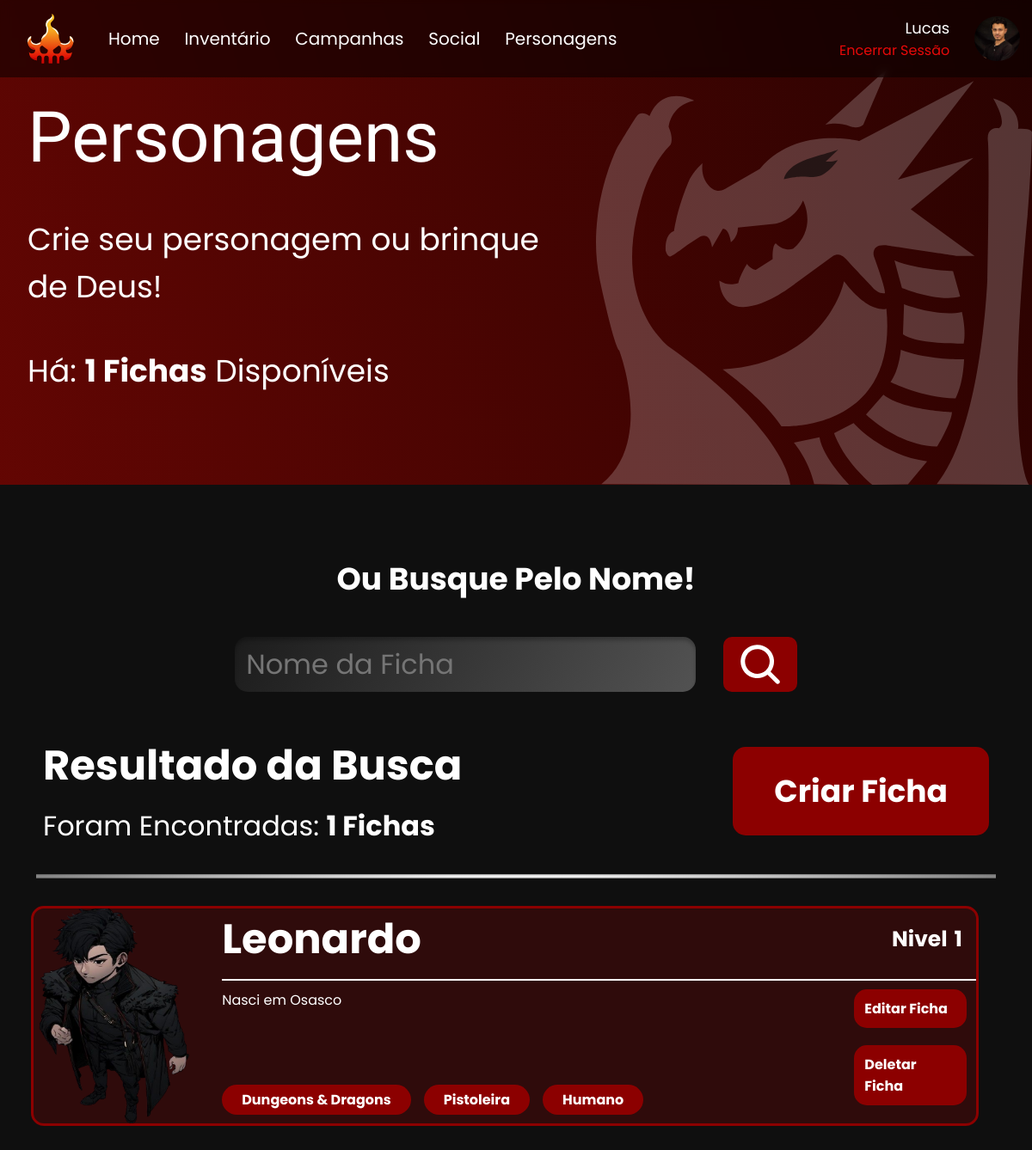
/meus-personagens/ (signed in), run on the app's committed database.
### meus_personagens/models.py (models this page shows)
class Personagem(models.Model):
    nomePerfil = models.ForeignKey(User, on_delete=models.CASCADE)
    nome = models.CharField(max_length=100)
    vida = models.IntegerField(null=True)
    lore = models.TextField(blank=True, null=True)
    class Meta:
        abstract = True

class DnD(Personagem):
    foto = models.ImageField(upload_to="images/dnd5e")
    classe = models.CharField(max_length=100)
    sub_classe = models.CharField(max_length=100, blank=True, null=True)
    nivel = models.IntegerField(validators=[MinValueValidator(1)])
    raca = models.CharField(max_length=100, null=True)
    sub_raca = models.CharField(max_length=100, blank=True, null=True)
    xp = models.IntegerField(validators=[MinValueValidator(0)], blank=True, null=True)
    forca = models.IntegerField(default=10)
    dex = models.IntegerField(default=10)
    const = models.IntegerField(default=10)
    int = models.IntegerField(default=10)
    sab = models.IntegerField(default=10)
    carisma = models.IntegerField(default=10)
    inspiracao = models.BooleanField(default=False)
    forcaSalvaguarda = models.BooleanField(default=False)
    dexSalvaguarda = models.BooleanField(default=False)
    constSalvaguarda = models.BooleanField(default=False)
    intSalvaguarda = models.BooleanField(default=False)
    sabSalvaguarda = models.BooleanField(default=False)
    carismaSalvaguarda = models.BooleanField(default=False)
    acrobacia = models.BooleanField(default=False)
    adestrarAnimais = models.BooleanField(default=False)
    arcana = models.BooleanField(default=False)
    atletismo = models.BooleanField(default=False)
    enganacao = models.BooleanField(default=False)
    historia = models.BooleanField(default=False)
    intuicao = models.BooleanField(default=False)
    intimidacao = models.BooleanField(default=False)
    investigacao = models.BooleanField(default=False)
    medicina = models.BooleanField(default=False)
    natureza = models.BooleanField(default=False)
    percepcao = models.BooleanField(default=False)
    atuacao = models.BooleanField(default=False)
    persuasao = models.BooleanField(default=False)
    religiao = models.BooleanField(default=False)
    prestigitacao = models.BooleanField(default=False)
    furtividade = models.BooleanField(default=False)
    sobrevivencia = models.BooleanField(default=False)
    proficienciasFerramentas = models.TextField(null=True, blank=True)
    outrasProf_Linguagens = models.TextField(null=True, blank=True)
    ca = models.IntegerField(default=0)
    movi = models.FloatField(blank=True, null=True)
    vidaTemp = models.IntegerField(null=True, blank=True)
    hitDice = models.IntegerField(null=True, blank=True)
    hitDiceType_Options = [
        ('d4', 'd4'),
        ('d6', 'd6'),
        ('d8', 'd8'),
        ('d10', 'd10'),
        ('d12', 'd12'),
    ]
    hitDiceType = models.CharField(max_length=4, choices=hitDiceType_Options, default='d4')
    deathSucess1 = models.BooleanField(default=False)
    deathSucess2 = models.BooleanField(default=False)
    deathSucess3 = models.BooleanField(default=False)
    deathFailure1 = models.BooleanField(default=False)
    deathFailure2 = models.BooleanField(default=False)
    deathFailure3 = models.BooleanField(default=False)
    nomeAtk1 = models.CharField(max_length=100, blank=True, null=True)
    bonusAtk1 = models.IntegerField(default=0, blank=True, null=True)
    danoTipoAtk1 = models.CharField(max_length=100, blank=True, null=True)
    nomeAtk2 = models.CharField(max_length=100, blank=True, null=True)
    bonusAtk2 = models.IntegerField(default=0, blank=True, null=True)
    danoTipoAtk2 = models.CharField(max_length=100, blank=True, null=True)
    nomeAtk3 = models.CharField(max_length=100, blank=True, null=True)
    bonusAtk3 = models.IntegerField(default=0, blank=True, null=True)
    danoTipoAtk3 = models.CharField(max_length=100, blank=True, null=True)
    nomeAtk4 = models.CharField(max_length=100, blank=True, null=True)
    bonusAtk4 = models.IntegerField(default=0, blank=True, null=True)
    danoTipoAtk4 = models.CharField(max_length=100, blank=True, null=True)
    nomeAtk5 = models.CharField(max_length=100, blank=True, null=True)
    bonusAtk5 = models.IntegerField(default=0, blank=True, null=True)
    danoTipoAtk5 = models.CharField(max_length=100, blank=True, null=True)
    pc = models.IntegerField(default=0)
    pp = models.IntegerField(default=0)
    pe = models.IntegerField(default=0)
    po = models.IntegerField(default=0)
    pl = models.IntegerField(default=0)
    inventario = models.TextField(null=True, blank=True)
    spellCastingOptions = [
        ('--', '--'),
        ('Força', 'Força'),
        ('Dextreza', 'Dextreza'),
        ('Constituição', 'Constituição'),
        ('Inteligência', 'Inteligência'),
        ('Sabedoria', 'Sabedoria'),
        ('Carisma', 'Carisma'),
    ]
    spellCasting = models.CharField(max_length=20, choices=spellCastingOptions, default='--')
    spellDC = models.IntegerField(null=True, blank=True)
    spellAttackBonus = models.IntegerField(null=True, blank=True)
    cantips = models.TextField(null=True, blank=True)
    circulo1QteMax = models.IntegerField(null=True, blank=True)
    circulo1Qte = models.IntegerField(null=True, blank=True)
    circulo1 = models.TextField(null=True, blank=True)
    circulo2QteMax = models.IntegerField(null=True, blank=True)
    circulo2Qte = models.IntegerField(null=True, blank=True)
    circulo2 = models.TextField(null=True, blank=True)
    circulo3QteMax = models.IntegerField(null=True, blank=True)
    circulo3Qte = models.IntegerField(null=True, blank=True)
    circulo3 = models.TextField(null=True, blank=True)
    circulo4QteMax = models.IntegerField(null=True, blank=True)
    circulo4Qte = models.IntegerField(null=True, blank=True)
    circulo4 = models.TextField(null=True, blank=True)
    circulo5QteMax = models.IntegerField(null=True, blank=True)
    circulo5Qte = models.IntegerField(null=True, blank=True)
    circulo5 = models.TextField(null=True, blank=True)
    circulo6QteMax = models.IntegerField(null=True, blank=True)
    circulo6Qte = models.IntegerField(null=True, blank=True)
    circulo6 = models.TextField(null=True, blank=True)
    circulo7QteMax = models.IntegerField(null=True, blank=True)
    circulo7Qte = models.IntegerField(null=True, blank=True)
    circulo7 = models.TextField(null=True, blank=True)
    circulo8QteMax = models.IntegerField(null=True, blank=True)
    circulo8Qte = models.IntegerField(null=True, blank=True)
    circulo8 = models.TextField(null=True, blank=True)
    circulo9QteMax = models.IntegerField(null=True, blank=True)
    circulo9Qte = models.IntegerField(null=True, blank=True)
    circulo9 = models.TextField(null=True, blank=True)
    personalidade = models.CharField(null=True, blank=True, max_length=350)
    ideias = models.CharField(null=True, blank=True, max_length=350)
    vinculos = models.CharField(null=True, blank=True, max_length=350)
    fraquezas = models.CharField(null=True, blank=True, max_length=350)
    caracteristicas = models.TextField(null=True, blank=True)

### meus_personagens/views.py (the view)
# urls.py: path('', views.index, name = 'index'),
@login_required
def index(request):
    user = request.user
    sistema_busca = request.GET.get('q')
    dnd = DnD.objects.filter(nomePerfil=user)
    tormenta = Tormenta.objects.filter(nomePerfil=user)
    call_of_cthulhu = CallOfCthulhu.objects.filter(nomePerfil=user)
    ordem_paranormal = OrdemParanormal.objects.filter(nomePerfil=user)
    if sistema_busca:
        dnd = dnd.filter(nome__icontains=sistema_busca)
        tormenta = tormenta.filter(nome__icontains=sistema_busca)
        call_of_cthulhu = call_of_cthulhu.filter(nome__icontains=sistema_busca)
        ordem_paranormal = ordem_paranormal.filter(nome__icontains=sistema_busca)
    ids_campanha_T = TormentaCampanha.objects.values_list('pk', flat=True)
    ids_campanha_D = DnDCampanha.objects.values_list('pk', flat=True)
    ids_campanha_O = OrdemParanormalCampanha.objects.values_list('pk', flat=True)
    ids_campanha_C = CallOfCthulhuCampanha.objects.values_list('pk', flat=True)
    dnd = dnd.exclude(id__in=ids_campanha_D)
    ordem_paranormal = ordem_paranormal.exclude(id__in=ids_campanha_O)
    tormenta = tormenta.exclude(id__in=ids_campanha_T)
    call_of_cthulhu = call_of_cthulhu.exclude(id__in=ids_campanha_C)
    count = (dnd.count() + tormenta.count() + call_of_cthulhu.count() + ordem_paranormal.count())
    personagens_filtro = list(dnd) + list(tormenta) + list(call_of_cthulhu) + list(ordem_paranormal)
    perfil = Perfil.objects.get(nomePerfil=user)
    return render(request, 'meus_personagens/index.html', {
        'personagens_filtro': personagens_filtro,
        'dnd': dnd,
        'ordem': ordem_paranormal,
        'tormenta20': tormenta,
        'coc': call_of_cthulhu,
        'fotoConta': perfil.fotoConta,
        'count': count,
    })

### meus_personagens/templates/meus_personagens/index.html (shortened to what this page needs)
{% extends 'meus_personagens/base.html' %}
{% load static %}
{% block head%}
    <link rel="stylesheet" href="{% static "css/meusPersonagens.css" %}"/>
{% endblock %}
{% block content %}
<div class="mural-banner flex space-between">
    <div class="mural-leftColumn flex flex-column">
        <h1>Personagens</h1>
        <h3>Crie seu personagem ou brinque de Deus!</h3>
        <h3>Há: <strong>{{ count }} Fichas</strong> Disponíveis</h3>
    </div>
    <img src="{% static "img/muralDragon.svg" %}" alt="">
</div>
<form method="GET" class="search-form flex-column">
    <div class="search flex-column">
        <h4>Ou Busque Pelo Nome!</h4>
        <div class="searchbar">
            <div class="search-head flex">
                <input type="text" name="q" autocomplete="off" placeholder="Nome da Ficha">
                <button type="submit">
                    <img src="{% static "img/icons/Lupa.svg" %}" alt="Buscar">
                </button>
            </div>
        </div>
    </div>
</form>
    <div class="search-result flex">
        <div class="result-left flex-column">
            <h3>Resultado da Busca</h3>
            <p>Foram Encontradas: <strong>{{ count }} Fichas</strong> </p>
        </div>
        <div class="create-char">
                <button onclick="window.location.href = '{% url 'criacao_char' %}';">
                    <h4>Criar Ficha</h4>
                </button>
        </div>
    </div>
    <div class="horizontal-row"></div>
    <div class="personagens">
        {% include "principal/ficha.html" %}
    </div>
{% endblock %}

### home/templates/includes/navbar.html
{% load static %}
<nav class="flex">
    <img id="Logo-Ain" src="{% static "img/icons/Logo-Ain.svg" %}" alt="">
    <div class="nav-buttons flex">
        <div class="flex">
          <p><a href="{% url 'index' %}">Home</a></p>
          <p><a href="{% url 'inventarioRedirect' %}">Inventário</a></p>
          <p><a href="{% url 'buscarmesa' %}">Campanhas</a></p>
          <p><a href="{% url 'listar_amigos' %}">Social</a></p>
          <p><a href="{% url 'meus_personagens' %}">Personagens</a></p>
        </div>
          <div class="logout flex">
            <div class="username flex-column">
              <p>{{ user }}</p>
              <p><a href="{% url 'account_logout' %}">Encerrar Sessão</a></p>
            </div>
            {% if fotoConta != "Indefinido" %}
              <a class="user-icon flex" style="cursor: pointer;" href="{% url 'usuario' %}">
                <img style="border-radius: 100%;" class="navbar-icon" alt="" id="sla" src="{{ fotoConta.url }}" />
              </a>
            {% else %}
                <a class="user-icon flex" style="all: unset; cursor: pointer;" href="{% url 'usuario' %}">
                  <img style="border-radius: 100%;" class="navbar-icon" alt="" src="{% static "img/ain.png" %}" />
                </a>
            {% endif %}
          </div>
    </div>
  </nav>

### home/templates/principal/ficha.html (shortened to what this page needs)
{% load static %}
{% block ficha %}
{% for ficha in dnd %}
<div class="ficha flex">
    <div class="ficha-head">
        <img src="{{ ficha.foto.url }}" alt="">
    </div>
    <div class="ficha-body flex-column">
        <div class="ficha-title flex">
            <p class="kharthaisen1 the-dragoon-hunters">{{ ficha.nome }}</p>
            <span class="nivel flex">
                <p class="nivel4">Nivel</p>
                <p class="p">{{ ficha.nivel }}</p>
            </span>
        </div>
        <div class="hr"></div>
        <div class="ficha-desc flex">
            <div class="ficha-left flex-column">
                <p class="lore-box">{{ ficha.lore }}</p>
                <div class="ficha-tags flex">
                    <div class="ficha-tag">
                        <p>Dungeons & Dragons</p>
                    </div>
                    <div class="ficha-tag">
                        <p>{{ ficha.classe }}</p>
                    </div>
                    <div class="ficha-tag">
                        <p>{{ ficha.raca }}</p>
                    </div>
                </div>
            </div>
            <div class="ficha-right flex-column">
                <button onclick="window.location.href = '{% url "edit_dnd" ficha.id %}';">
                    <p>Editar Ficha</p>
                </button>
                <button onclick="window.location.href = '{% url "deletar_char" "dungeons&dragons" ficha.id %}';">
                    <p>Deletar Ficha</p>
                </button>
            </div>
        </div>
    </div>
</div>
{% endfor %}
{% endblock %}

### static/css/navbar.css (style rules this page uses)
nav { background-color: #0000007e; backdrop-filter: blur(5px); width: 100%; padding: 1rem 0; position: absolute; z-index: 5; }
nav #Logo-Ain { padding-left: 2rem; }
nav .nav-buttons { text-align: center; align-items: center; padding-left: 40px; justify-content: space-between; width: 100%; }
.nav-buttons > .flex { gap: 1.8rem; }
.logout { margin-right: 1rem; }
nav .nav-buttons p { font-size: var(--text-20); }
nav .nav-buttons a { text-decoration: none; color: white; }
nav .nav-buttons .username p { text-align: end; }
nav .nav-buttons .username p:nth-child(1) { font-size: 18px; width: 20rem; }
nav .nav-buttons .username p:nth-child(2) { font-size: 12px; color: #E70909; }
nav .nav-buttons .username p a { font-size: 16px; color: #E70909; }
nav .user-icon { width: 51px; }
nav .user-icon img { width: 3.5rem; height: 3.3rem; }

### static/css/global.css (style rules this page uses)
* { margin: 0; }
a { text-decoration: none; color: white; }
body { margin: 0; line-height: normal; background-color: #0f0f0f; }
.flex { display: flex; }
.space-between { justify-content: space-between; }
.flex-column { display: flex; flex-direction: column; }
body { margin: 0; overflow-x: hidden; }
button { all: initial; }
:root { --staat: "Staatliches"; --poppins: "Poppins"; --pt: "PT Serif"; --Inter: "Inter"; --Alata: "Alata"; --title-82: 82px; --title-64: 64px; --title-48: 48px; --subtitle-36: 36px; --subtitle-25: 25px; --text-20: 20px; --logo: 32px; --red1: #8C0000; --red2: #A8233C; --darkned: #380E17; --gradient: linear-gradient(#380E17, #8C0000); --background1: black; --background2: #1B1D2B; --background-gradient: linear-gradient(, #000000, #5B5C84); }
h1 { font-size: var(--title-82); }
h3 { font-size: var(--title-48); }
h4 { font-size: var(--subtitle-36); }
p, h3, h4 { margin-bottom: 0 !important; font-family: var(--poppins); color: white; }
h1, h2 { font-family: var(--staat); color: white; }
h1, h2 { font-weight: normal; }

### data on the page
DnD: foto (picture), nome "Leonardo", nivel "1", lore "Nasci em Osasco", classe "Pistoleira", raca "Humano"

### other printed values
{{ user }} "Lucas"
{{ count }} "1"
